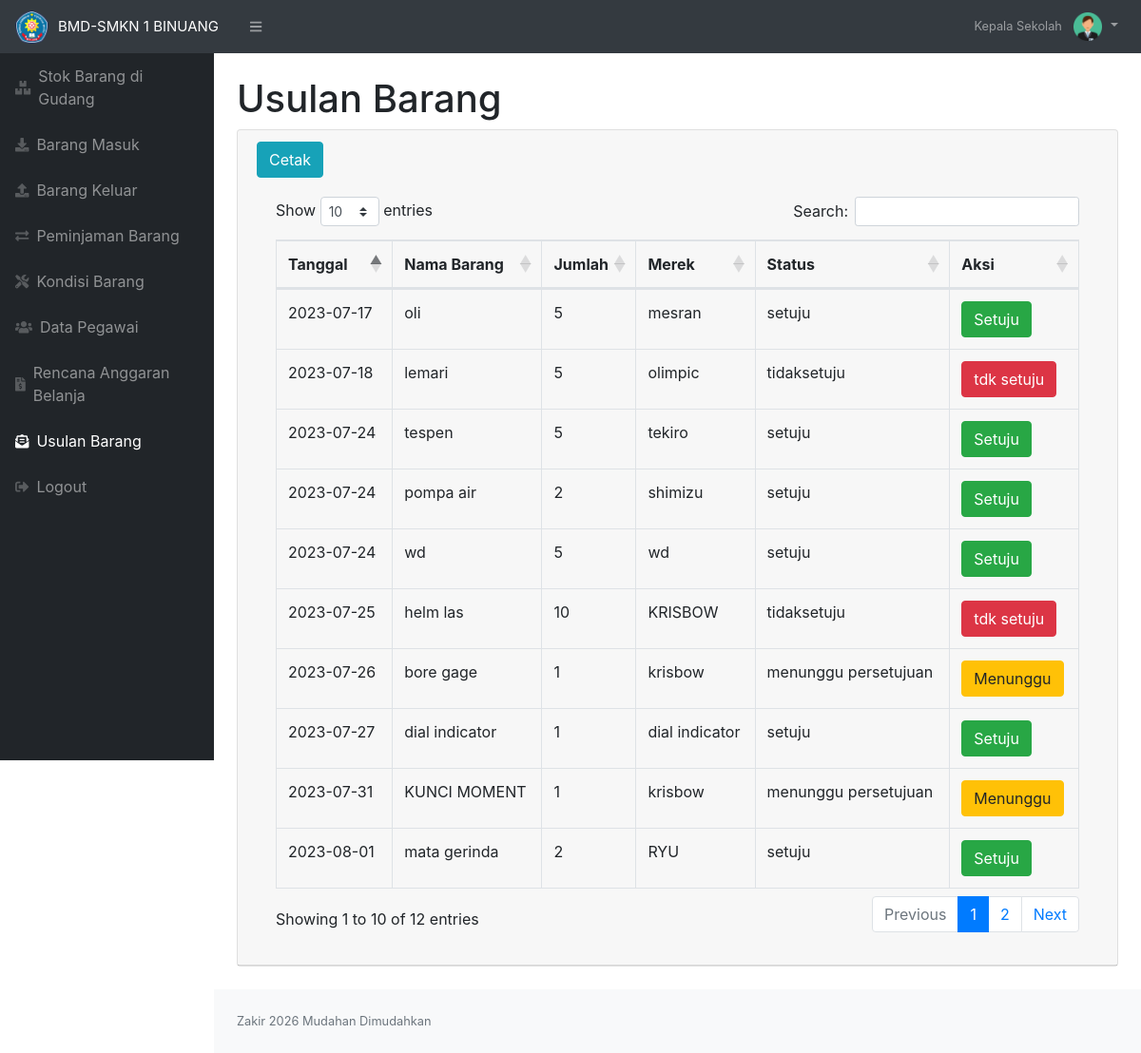
Screenshot of /usulan_barang_kepsek.php (signed in) with the database file from the repository.
### tables this page shows
CREATE TABLE `pengajuan` (
  `idpengajuan` int(11) NOT NULL,
  `idbarang` int(11) NOT NULL,
  `namabarang` varchar(50) NOT NULL,
  `qty` varchar(100) NOT NULL,
  `merek` varchar(50) NOT NULL,
  `status` varchar(50) NOT NULL DEFAULT 'menunggu persetujuan',
  `tanggal` date NOT NULL DEFAULT current_timestamp()
);

### usulan_barang_kepsek.php (the view, shortened to what this page needs)
<?php
require 'function.php';
?>
<!DOCTYPE html>
<html lang="en">
<head>
    <link href="css/styles.css" rel="stylesheet" />
    <link href="https://cdn.datatables.net/1.10.20/css/dataTables.bootstrap4.min.css" rel="stylesheet" />
</head>
<body class="sb-nav-fixed">
    <nav class="sb-topnav navbar navbar-expand navbar-dark bg-dark">
        <a class="navbar-brand" href="index.php" style="width: max-content; font-size: 15px; padding-right: 1.5rem;"><img src="images/foto1.png" width="35" style="margin-right: 10px;">BMD-SMKN 1 BINUANG</a>
        <button class="btn btn-link btn-sm order-1 order-lg-0" id="sidebarToggle" href="#"><i class="fas fa-bars"></i></button>
        <ul class="navbar-nav ml-auto">
            <li class="nav-item dropdown no-arrow">
                <a class="nav-link dropdown-toggle" href="#" id="userDropdown" role="button" data-toggle="dropdown" aria-haspopup="true" aria-expanded="false">
                    <span class="mr-2 d-none d-lg-inline text-gray-600 small">Kepala Sekolah</span>
                    <img src="images/kepsek.png" width="30">
                </a>
            </li>
        </ul>
    </nav>
    <div id="layoutSidenav">
        <div id="layoutSidenav_nav">
            <nav class="sb-sidenav accordion sb-sidenav-dark" id="sidenavAccordion">
                <div class="sb-sidenav-menu">
                    <div class="nav">
                        <a class="nav-link" href="index_kepsek.php">
                            <div class="sb-nav-link-icon"><i class="fas fa-boxes"></i></div>
                            Stok Barang di Gudang
                        </a>
                        <a class="nav-link" href="masuk_kepsek.php">
                            <div class="sb-nav-link-icon"><i class="fas fa-download"></i></div>
                            Barang Masuk
                        </a>
                        <a class="nav-link" href="keluar_kepsek.php">
                            <div class="sb-nav-link-icon"><i class="fas fa-upload"></i></div>
                            Barang Keluar
                        </a>
                        <a class="nav-link" href="peminjaman_kepsek.php">
                            <div class="sb-nav-link-icon"><i class="fas fa-exchange-alt"></i></div>
                            Peminjaman Barang
                        </a>
                        <a class="nav-link" href="kondisi_kepsek.php">
                            <div class="sb-nav-link-icon"><i class="fas fa-tools"></i></div>
                            Kondisi Barang
                        </a>
                        <a class="nav-link" href="pegawai_kepsek.php">
                            <div class="sb-nav-link-icon"><i class="fas fa-users"></i></div>
                            Data Pegawai
                        </a>
                        <a class="nav-link" href="rab_kepsek.php">
                            <div class="sb-nav-link-icon"><i class="fas fa-file-invoice-dollar"></i></div>
                            Rencana Anggaran Belanja
                        </a>
                        <a class="nav-link" href="usulan_barang_kepsek.php">
                            <div class="sb-nav-link-icon"><i class="fas fa-envelope-open-text"></i></div>
                            Usulan Barang
                        </a>
                        <a class="nav-link" href="logout.php">
                            <div class="sb-nav-link-icon"><i class="fas fa-sign-out-alt"></i></div>
                            Logout
                        </a>
                    </div>
                </div>
            </nav>
        </div>
        <div id="layoutSidenav_content">
            <main>
                <div class="container-fluid">
                    <h1 class="mt-4">Usulan Barang</h1>
                    <div class="card mb-4">
                        <div class="card-header">
                            <a href="laporan_usulanbarang.php" target="_blank" class="btn btn-info ">Cetak</a>
                            <div>
                                <div class="card-body">
                                    <div class="table-responsive">
                                        <table class="table table-bordered" id="dataTable" width="100%" cellspacing="0">
                                            <thead>
                                                <tr>
                                                    <th>Tanggal</th>
                                                    <th>Nama Barang</th>
                                                    <th>Jumlah</th>
                                                    <th>Merek</th>
                                                    <th>Status</th>
                                                    <th>Aksi</th>
                                                </tr>
                                            </thead>
                                            <tbody>
                                                <?php
                                                $ambilsemuadatastok = mysqli_query($conn, "select * from pengajuan");
                                                while ($data = mysqli_fetch_array($ambilsemuadatastok)) {
                                                    $idp = $data['idpengajuan'];
                                                    $tanggal = $data['tanggal'];
                                                    $namabarang = $data['namabarang'];
                                                    $qty = $data['qty'];
                                                    $merek = $data['merek'];
                                                    $status = $data['status'];
                                                ?>
                                                    <tr>
                                                        <td><?= $tanggal; ?></td>
                                                        <td><?= $namabarang; ?></td>
                                                        <td><?= $qty; ?></td>
                                                        <td><?= $merek; ?></td>
                                                        <td><?= $status; ?></td>
                                                        <td>
                                                            <?php
                                                            if ($status == 'menunggu persetujuan') {
                                                                echo '<button type="button" class="btn btn-warning" "btn btn-success" data-toggle="modal" data-target="#edit' . $idp . '">
    Menunggu
    </button>';
                                                            } elseif ($status == 'setuju') {
                                                                echo '<button type="button" class="btn btn-success" data-toggle="modal">
    Setuju
    </button>';
                                                            } else {
                                                                echo '<button type="button" class="btn btn-danger" data-toggle="modal">
   tdk setuju
    </button>';
                                                            }
                                                            ?>
                                                        </td>
                                                    </tr>
                                                <?php
                                                };
                                                ?>
                                            </tbody>
                                        </table>
                                    </div>
                                </div>
                            </div>
                        </div>
            </main>
            <footer class="py-4 bg-light mt-auto">
                <div class="container-fluid">
                    <div class="d-flex align-items-center justify-content-between small">
                        <div class="text-muted">Zakir 2026 Mudahan Dimudahkan</div>
                    </div>
                </div>
            </footer>
        </div>
    </div>
</body>
</html>

### rows the page displays
pengajuan: tanggal "2023-07-26", namabarang "bore gage", qty "1", merek "krisbow", status "menunggu persetujuan"
pengajuan: tanggal "2023-07-27", namabarang "dial indicator", qty "1", merek "dial indicator", status "setuju", shows "Setuju"
pengajuan: tanggal "2023-08-01", namabarang "mata gerinda", qty "2", merek "RYU", status "setuju", shows "Setuju"
pengajuan: tanggal "2023-07-24", namabarang "tespen", qty "5", merek "tekiro", status "setuju", shows "Setuju"
pengajuan: tanggal "2023-07-24", namabarang "pompa air", qty "2", merek "shimizu", status "setuju", shows "Setuju"
pengajuan: tanggal "2023-07-17", namabarang "oli", qty "5", merek "mesran", status "setuju", shows "Setuju"
pengajuan: tanggal "2023-07-24", namabarang "wd", qty "5", merek "wd", status "setuju", shows "Setuju"
pengajuan: tanggal "2023-07-18", namabarang "lemari", qty "5", merek "olimpic", status "tidaksetuju", shows "tdk setuju"
pengajuan: tanggal "2023-07-31", namabarang "KUNCI MOMENT", qty "1", merek "krisbow", status "menunggu persetujuan"
pengajuan: tanggal "2023-07-25", namabarang "helm las", qty "10", merek "KRISBOW", status "tidaksetuju", shows "tdk setuju"
